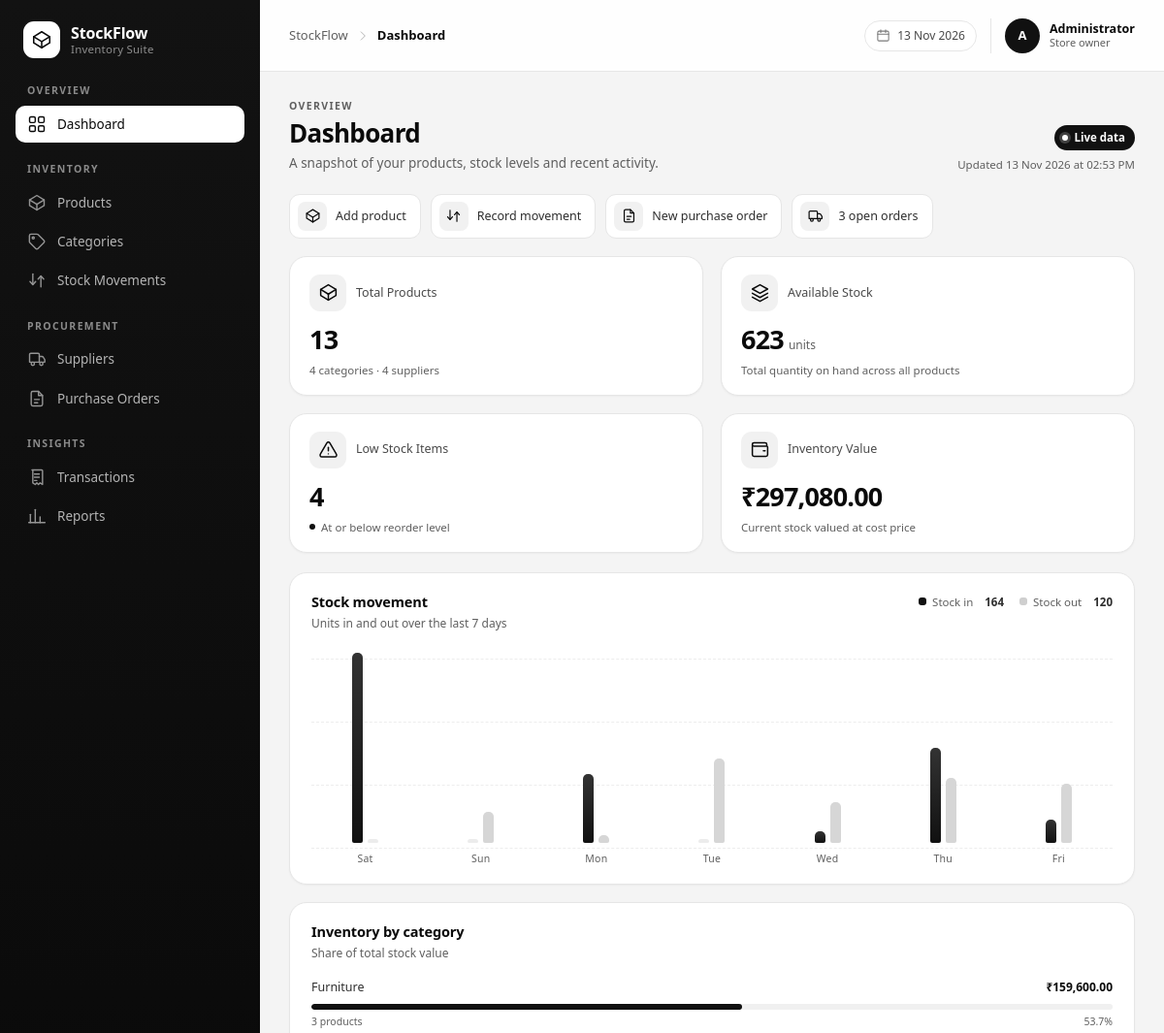
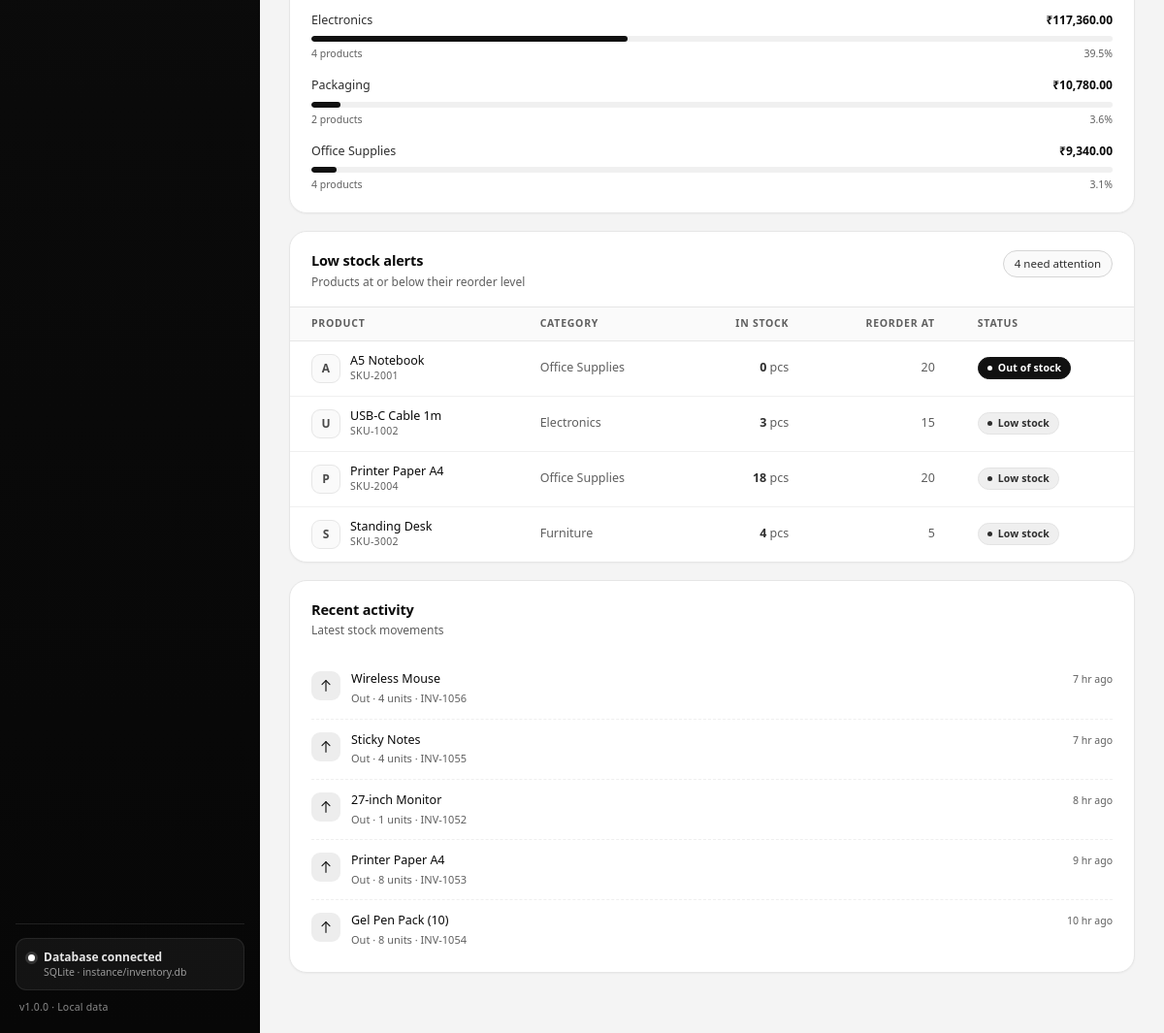
The page / on the database its author committed (2 pictures, top to bottom).
### tables this page shows
CREATE TABLE categories (
    id          INTEGER PRIMARY KEY AUTOINCREMENT,
    name        TEXT NOT NULL UNIQUE,
    description TEXT,
    created_at  TEXT NOT NULL DEFAULT (datetime('now', 'localtime'))
);

CREATE TABLE products (
    id            INTEGER PRIMARY KEY AUTOINCREMENT,
    sku           TEXT NOT NULL UNIQUE,
    name          TEXT NOT NULL,
    description   TEXT,
    category_id   INTEGER REFERENCES categories(id) ON DELETE SET NULL,
    supplier_id   INTEGER REFERENCES suppliers(id) ON DELETE SET NULL,
    unit          TEXT NOT NULL DEFAULT 'pcs',
    cost_price    REAL NOT NULL DEFAULT 0 CHECK (cost_price >= 0),
    selling_price REAL NOT NULL DEFAULT 0 CHECK (selling_price >= 0),
    quantity      INTEGER NOT NULL DEFAULT 0 CHECK (quantity >= 0),
    reorder_level INTEGER NOT NULL DEFAULT 0 CHECK (reorder_level >= 0),
    is_active     INTEGER NOT NULL DEFAULT 1 CHECK (is_active IN (0, 1)),
    created_at    TEXT NOT NULL DEFAULT (datetime('now', 'localtime')),
    updated_at    TEXT NOT NULL DEFAULT (datetime('now', 'localtime'))
);

CREATE TABLE stock_movements (
    id            INTEGER PRIMARY KEY AUTOINCREMENT,
    product_id    INTEGER NOT NULL REFERENCES products(id) ON DELETE CASCADE,
    movement_type TEXT NOT NULL CHECK (movement_type IN ('in', 'out', 'adjustment')),
    quantity      INTEGER NOT NULL CHECK (quantity > 0),
    reference     TEXT,
    note          TEXT,
    created_at    TEXT NOT NULL DEFAULT (datetime('now', 'localtime'))
);

### routes/dashboard.py (the view)
@dashboard_bp.route("/")
def dashboard():
    total_products = query(
        "SELECT COUNT(*) FROM products WHERE is_active = 1", one=True
    )[0]
    units_in_stock = query(
        "SELECT COALESCE(SUM(quantity), 0) FROM products WHERE is_active = 1",
        one=True,
    )[0]
    low_stock_count = query(
        """
        SELECT COUNT(*) FROM products
        WHERE is_active = 1 AND quantity <= reorder_level
        """,
        one=True,
    )[0]
    inventory_value = query(
        """
        SELECT COALESCE(SUM(quantity * cost_price), 0)
        FROM products WHERE is_active = 1
        """,
        one=True,
    )[0]
    category_count = query("SELECT COUNT(*) FROM categories", one=True)[0]
    supplier_count = query("SELECT COUNT(*) FROM suppliers", one=True)[0]
    open_orders = query(
        "SELECT COUNT(*) FROM purchase_orders WHERE status IN ('draft', 'ordered')",
        one=True,
    )[0]
    stats = {
        "total_products": total_products,
        "units_in_stock": units_in_stock,
        "low_stock_count": low_stock_count,
        "inventory_value": inventory_value,
        "category_count": category_count,
        "supplier_count": supplier_count,
    }
    low_stock_products = query(
        """
        SELECT p.id, p.name, p.sku, p.quantity, p.reorder_level, p.unit,
               c.name AS category_name
        FROM products p
        LEFT JOIN categories c ON c.id = p.category_id
        WHERE p.is_active = 1 AND p.quantity <= p.reorder_level
        ORDER BY (p.quantity - p.reorder_level) ASC, p.name ASC
        LIMIT ?
        """,
        (current_app.config["DASHBOARD_ROW_LIMIT"],),
    )
    recent_movements = query(
        """
        SELECT m.id, m.movement_type, m.quantity, m.reference, m.note,
               m.created_at, p.name AS product_name, p.sku
        FROM stock_movements m
        JOIN products p ON p.id = m.product_id
        ORDER BY m.created_at DESC, m.id DESC
        LIMIT ?
        """,
        (current_app.config["DASHBOARD_ROW_LIMIT"],),
    )
    category_rows = query(
        """
        SELECT c.id, c.name,
               COUNT(p.id) AS product_count,
               COALESCE(SUM(p.quantity * p.cost_price), 0) AS stock_value
        FROM categories c
        LEFT JOIN products p
               ON p.category_id = c.id AND p.is_active = 1
        GROUP BY c.id
        ORDER BY stock_value DESC, c.name ASC
        LIMIT 5
        """
    )
    categories = []
    for row in category_rows:
        share = (row["stock_value"] / inventory_value * 100) if inventory_value else 0
        categories.append(
            {
                "name": row["name"],
                "product_count": row["product_count"],
                "stock_value": row["stock_value"],
                "share": round(share, 1),
            }
        )
    chart = _movement_chart(current_app.config["CHART_DAYS"])
    return render_template(
        "dashboard.html",
        page_title="Dashboard",
        active_page="dashboard",
        stats=stats,
        low_stock_products=low_stock_products,
        recent_movements=recent_movements,
        categories=categories,
        chart=chart,
        open_orders=open_orders,
    )

### templates/dashboard.html (shortened to what this page needs)
{% extends 'base.html' %}
{% import 'partials/icons.html' as ui %}
{% block content %}
  <div class="page-head">
    <div>
      <p class="page-head__eyebrow">Overview</p>
      <h1 class="page-head__title">Dashboard</h1>
      <p class="page-head__subtitle">A snapshot of your products, stock levels and recent activity.</p>
    </div>
    <div class="page-head__aside">
      <span class="live-pill"><span class="live-pill__dot"></span> Live data</span>
      <p class="page-head__updated">
        Updated {{ today.strftime('%d %b %Y') }} at {{ today.strftime('%I:%M %p') }}
      </p>
    </div>
  </div>
  <div class="quick-bar">
    <a class="quick-action" href="{{ url_for('products.create') }}">
      <span class="quick-action__icon">{{ ui.icon('box', 17) }}</span>
      <span>Add product</span>
    </a>
    <a class="quick-action" href="{{ url_for('stock.create') }}">
      <span class="quick-action__icon">{{ ui.icon('swap', 17) }}</span>
      <span>Record movement</span>
    </a>
    <a class="quick-action" href="{{ url_for('purchase_orders.create') }}">
      <span class="quick-action__icon">{{ ui.icon('file', 17) }}</span>
      <span>New purchase order</span>
    </a>
    <a class="quick-action" href="{{ url_for('purchase_orders.index') }}">
      <span class="quick-action__icon">{{ ui.icon('truck', 17) }}</span>
      <span>{{ open_orders }} open order{{ '' if open_orders == 1 else 's' }}</span>
    </a>
  </div>
  <section class="stats" aria-label="Key inventory figures">
    <article class="stat">
      <div class="stat__top">
        <span class="stat__icon stat__icon--brand">{{ ui.icon('box', 21) }}</span>
        <span class="stat__label">Total Products</span>
      </div>
      <p class="stat__value">{{ stats.total_products|number }}</p>
      <p class="stat__foot">
        {{ stats.category_count|number }} categories &middot;
        {{ stats.supplier_count|number }} suppliers
      </p>
    </article>
    <article class="stat">
      <div class="stat__top">
        <span class="stat__icon stat__icon--blue">{{ ui.icon('layers', 21) }}</span>
        <span class="stat__label">Available Stock</span>
      </div>
      <p class="stat__value">{{ stats.units_in_stock|number }}<span class="stat__unit">units</span></p>
      <p class="stat__foot">Total quantity on hand across all products</p>
    </article>
    <article class="stat">
      <div class="stat__top">
        <span class="stat__icon stat__icon--amber">{{ ui.icon('alert', 21) }}</span>
        <span class="stat__label">Low Stock Items</span>
      </div>
      <p class="stat__value">{{ stats.low_stock_count|number }}</p>
      <p class="stat__foot">
        {% if stats.low_stock_count > 0 %}
          <span class="foot-dot foot-dot--amber"></span> At or below reorder level
        {% else %}
          <span class="foot-dot foot-dot--green"></span> Everything is above reorder level
        {% endif %}
      </p>
    </article>
    <article class="stat">
      <div class="stat__top">
        <span class="stat__icon stat__icon--green">{{ ui.icon('wallet', 21) }}</span>
        <span class="stat__label">Inventory Value</span>
      </div>
      <p class="stat__value">{{ stats.inventory_value|money }}</p>
      <p class="stat__foot">Current stock valued at cost price</p>
    </article>
  </section>
  <section class="grid grid--2-1">
    <article class="card">
      <header class="card__head">
        <div>
          <h2 class="card__title">Stock movement</h2>
          <p class="card__subtitle">Units in and out over the last {{ chart.bars|length }} days</p>
        </div>
        <div class="legend">
          <span class="legend__item"><i class="legend__swatch legend__swatch--in"></i> Stock in &nbsp;<strong>{{ chart.total_in|number }}</strong></span>
          <span class="legend__item"><i class="legend__swatch legend__swatch--out"></i> Stock out &nbsp;<strong>{{ chart.total_out|number }}</strong></span>
        </div>
      </header>
      <div class="chart">
        <div class="chart__grid" aria-hidden="true">
          <span></span><span></span><span></span><span></span>
        </div>
        <div class="chart__cols">
          {% for bar in chart.bars %}
            <div class="chart__col">
              <div class="chart__bars">
                <span class="chart__bar chart__bar--in {% if bar.in == 0 %}is-empty{% endif %}"
                      style="height: {{ bar.in_pct if bar.in > 0 else 0 }}%;"
                      title="{{ bar.full_date }} &middot; {{ bar.in }} units in"></span>
                <span class="chart__bar chart__bar--out {% if bar.out == 0 %}is-empty{% endif %}"
                      style="height: {{ bar.out_pct if bar.out > 0 else 0 }}%;"
                      title="{{ bar.full_date }} &middot; {{ bar.out }} units out"></span>
              </div>
              <span class="chart__label">{{ bar.label }}</span>
            </div>
          {% endfor %}
        </div>
      </div>
    </article>
    <article class="card">
      <header class="card__head">
        <div>
          <h2 class="card__title">Inventory by category</h2>
          <p class="card__subtitle">Share of total stock value</p>
        </div>
      </header>
      {% if categories %}
        <ul class="category-list">
          {% for category in categories %}
            <li class="category-list__item">
              <div class="category-list__row">
                <span class="category-list__name">{{ category.name }}</span>
                <span class="category-list__value">{{ category.stock_value|money }}</span>
              </div>
              <div class="progress">
                <span class="progress__fill" style="width: {{ category.share }}%;"></span>
              </div>
              <div class="category-list__meta">
                <span>{{ category.product_count }} product{{ '' if category.product_count == 1 else 's' }}</span>
                <span>{{ category.share }}%</span>
              </div>
            </li>
          {% endfor %}
        </ul>
      {% else %}
        <div class="empty empty--compact">
          <span class="empty__icon">{{ ui.icon('tag', 22) }}</span>
          <p class="empty__title">No categories yet</p>
          <p class="empty__text">Categories you create will be summarised here.</p>
        </div>
      {% endif %}
    </article>
  </section>
  <section class="grid grid--2-1">
    <article class="card card--flush">
      <header class="card__head card__head--padded">
        <div>
          <h2 class="card__title">Low stock alerts</h2>
          <p class="card__subtitle">Products at or below their reorder level</p>
        </div>
        {% if stats.low_stock_count > 0 %}
          <span class="chip chip--warn">{{ stats.low_stock_count }} need attention</span>
        {% endif %}
      </header>
      {% if low_stock_products %}
        <div class="table-wrap">
          <table class="table">
            <thead>
              <tr>
                <th>Product</th>
                <th>Category</th>
                <th class="is-num">In stock</th>
                <th class="is-num">Reorder at</th>
                <th>Status</th>
              </tr>
            </thead>
            <tbody>
              {% for product in low_stock_products %}
                <tr>
                  <td>
                    <div class="cell-product">
                      <span class="cell-product__avatar">{{ product.name[0]|upper }}</span>
                      <div>
                        <span class="cell-product__name">{{ product.name }}</span>
                        <span class="cell-product__sku">{{ product.sku }}</span>
                      </div>
                    </div>
                  </td>
                  <td class="is-muted">{{ product.category_name or 'Uncategorised' }}</td>
                  <td class="is-num"><strong>{{ product.quantity }}</strong> <span class="is-muted">{{ product.unit }}</span></td>
                  <td class="is-num is-muted">{{ product.reorder_level }}</td>
                  <td>
                    {% if product.quantity == 0 %}
                      <span class="pill pill--danger"><i class="pill__dot"></i> Out of stock</span>
                    {% else %}
                      <span class="pill pill--warn"><i class="pill__dot"></i> Low stock</span>
                    {% endif %}
                  </td>
                </tr>
              {% endfor %}
            </tbody>
          </table>
        </div>
      {% else %}
        <div class="empty">
          <span class="empty__icon empty__icon--green">{{ ui.icon('check', 22) }}</span>
          <p class="empty__title">All stock levels look healthy</p>
          <p class="empty__text">Products that fall to their reorder level will appear here.</p>
        </div>
      {% endif %}
    </article>
    <article class="card card--flush">
      <header class="card__head card__head--padded">
        <div>
          <h2 class="card__title">Recent activity</h2>
          <p class="card__subtitle">Latest stock movements</p>
        </div>
      </header>
      {% if recent_movements %}
        <ul class="activity">
          {% for movement in recent_movements %}
            <li class="activity__item">
              <span class="activity__icon activity__icon--{{ movement.movement_type }}">
              </span>
              <div class="activity__body">
                <p class="activity__title">{{ movement.product_name }}</p>
                <p class="activity__meta">
                  {{ movement.movement_type|capitalize }} &middot;
                  {{ movement.quantity }} units
                  {% if movement.reference %} &middot; {{ movement.reference }}{% endif %}
                </p>
              </div>
              <span class="activity__time">{{ movement.created_at|timeago }}</span>
            </li>
          {% endfor %}
        </ul>
      {% else %}
        <div class="empty">
          <span class="empty__icon">{{ ui.icon('clock', 22) }}</span>
          <p class="empty__title">No activity recorded yet</p>
          <p class="empty__text">Stock movements will show up in this feed.</p>
        </div>
      {% endif %}
    </article>
  </section>
{% endblock %}

### rows shown on the page
categories: name "Furniture", stock_value "₹159,600.00", product_count "3", product_count "s", share "53.7"
categories: name "Electronics", stock_value "₹117,360.00", product_count "4", product_count "s", share "39.5"
categories: name "Packaging", stock_value "₹10,780.00", product_count "2", product_count "s", share "3.6"
categories: name "Office Supplies", stock_value "₹9,340.00", product_count "4", product_count "s", share "3.1"
products: name "A", name "A5 Notebook", sku "SKU-2001", name "Office Supplies", quantity "0", unit "pcs", reorder_level "20", shows "Out of stock"
products: name "U", name "USB-C Cable 1m", sku "SKU-1002", name "Electronics", quantity "3", unit "pcs", reorder_level "15", shows "Low stock"
products: name "P", name "Printer Paper A4", sku "SKU-2004", name "Office Supplies", quantity "18", unit "pcs", reorder_level "20", shows "Low stock"
products: name "S", name "Standing Desk", sku "SKU-3002", name "Furniture", quantity "4", unit "pcs", reorder_level "5", shows "Low stock"
stock_movements: {{ size }} 16 (drawn), product_name "Wireless Mouse", movement_type "Out", quantity "4", reference "INV-1056", created_at "7 hr ago"
stock_movements: {{ size }} 16 (drawn), product_name "Sticky Notes", movement_type "Out", quantity "4", reference "INV-1055", created_at "7 hr ago"
stock_movements: {{ size }} 16 (drawn), product_name "27-inch Monitor", movement_type "Out", quantity "1", reference "INV-1052", created_at "8 hr ago"
stock_movements: {{ size }} 16 (drawn), product_name "Printer Paper A4", movement_type "Out", quantity "8", reference "INV-1053", created_at "9 hr ago"
stock_movements: {{ size }} 16 (drawn), product_name "Gel Pen Pack (10)", movement_type "Out", quantity "8", reference "INV-1054", created_at "10 hr ago"

### other values the page prints
{{ config.APP_NAME }} "StockFlow"
{{ config.APP_TAGLINE }} "Inventory Suite"
{{ config.APP_VERSION }} "1.0.0"
{{ page_title|default('Dashboard') }} "Dashboard"
{{ open_orders }} "3"
{{ '' if open_orders == 1 else 's' }} "s"
{{ stats.total_products|number }} "13"
{{ stats.category_count|number }} "4"
{{ stats.supplier_count|number }} "4"
{{ stats.units_in_stock|number }} "623"
{{ stats.low_stock_count|number }} "4"
{{ stats.inventory_value|money }} "₹297,080.00"
{{ chart.bars|length }} "7"
{{ chart.total_in|number }} "164"
{{ chart.total_out|number }} "120"
